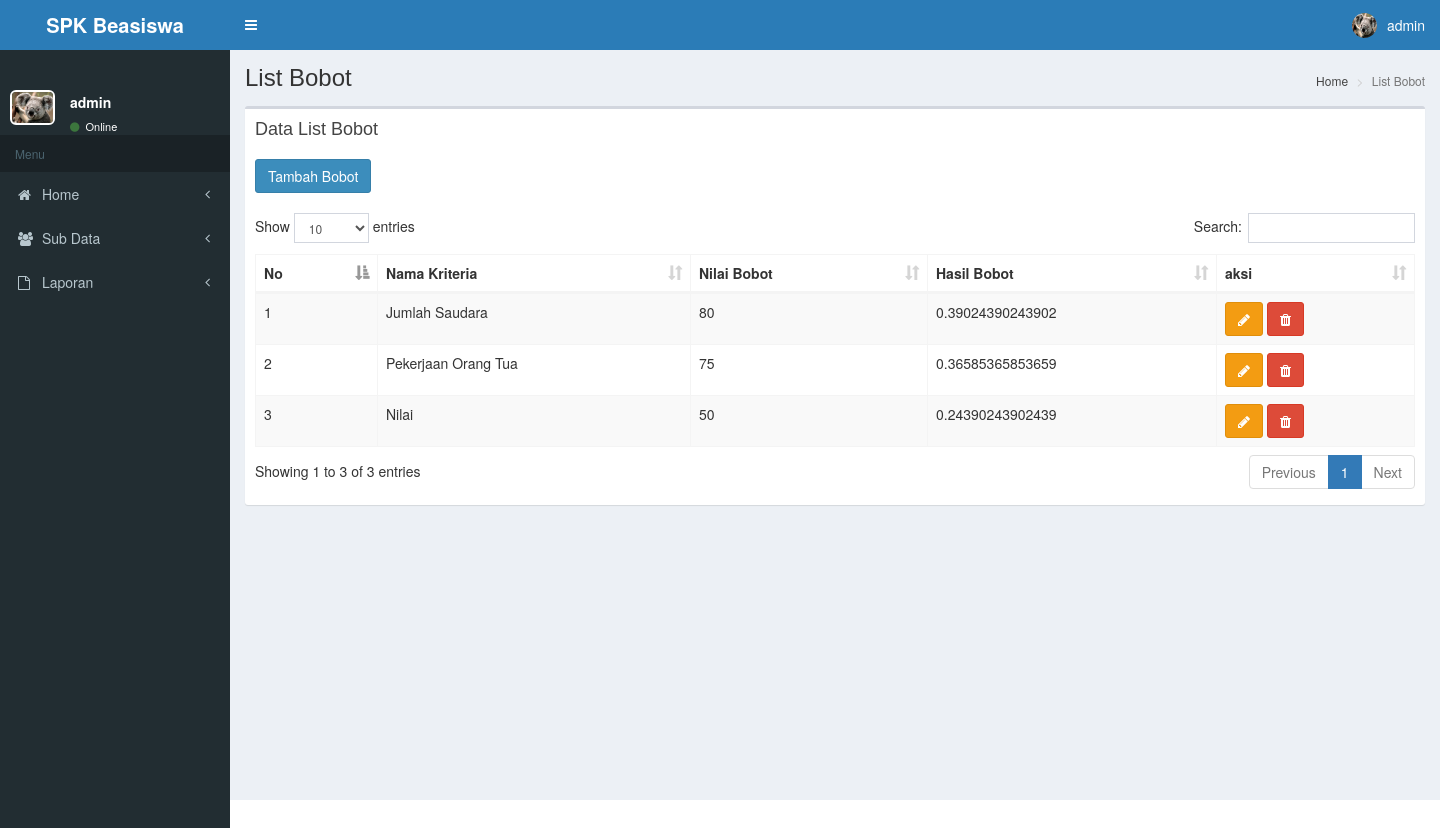
Before: /admin/admin.php?p=bobot (signed in) with the older database file.
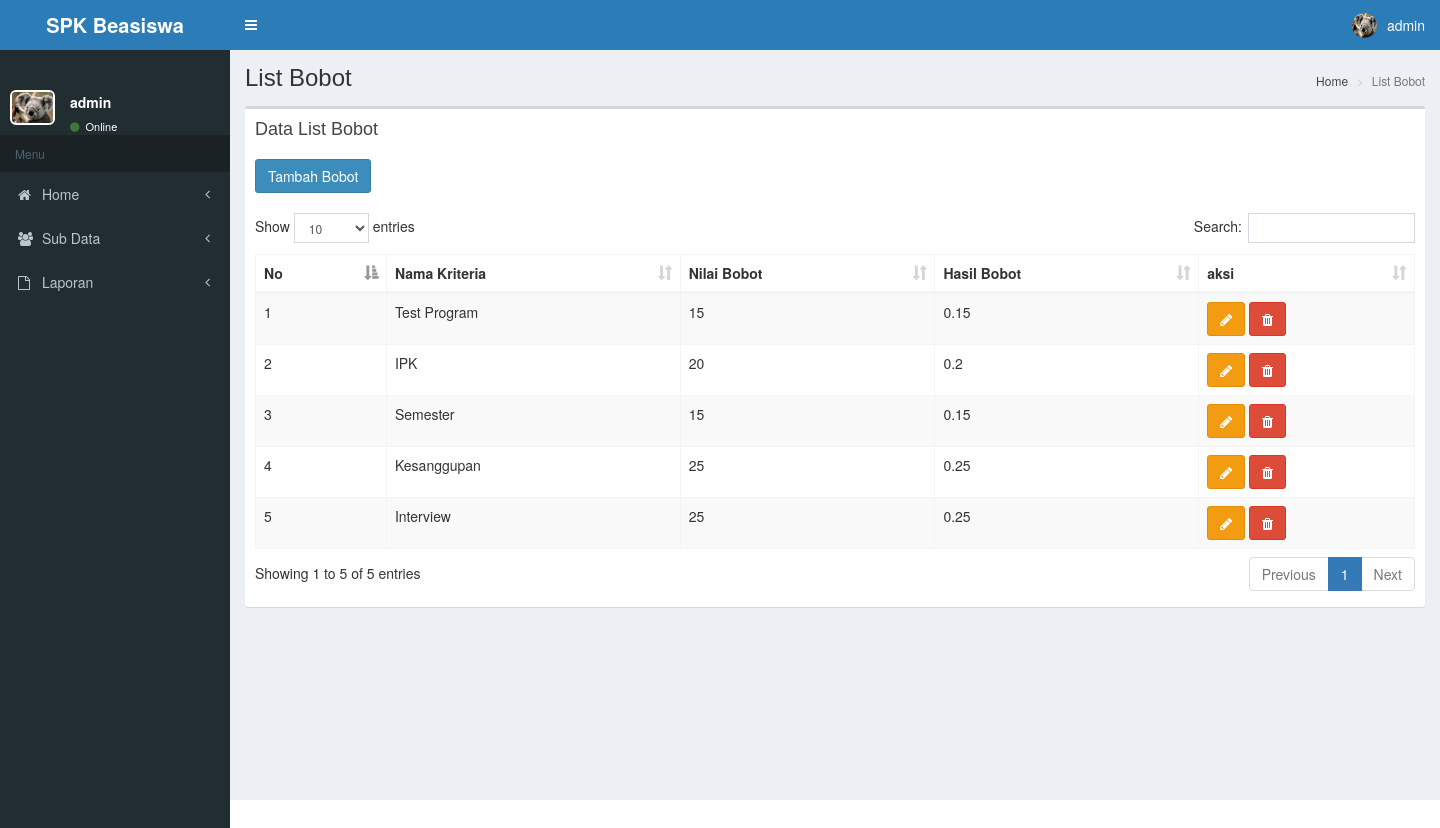
After: the same page with the newer database file.
### tables this page shows
CREATE TABLE `bobot_kriteria` (
  `id_kriteria` varchar(30) NOT NULL,
  `nilai_bobot` double NOT NULL,
  `hasil_bobot` double NOT NULL
);

CREATE TABLE `kriteria` (
  `id_kriteria` varchar(30) NOT NULL,
  `nama_kriteria` varchar(50) NOT NULL
);

### admin/pages/bobot.php (the view, shortened to what this page needs)
<div class="content-wrapper">
    <form action="" mothod="POST">
    <section class="content-header">
      <h1>
        List Bobot
      </h1>
      <ol class="breadcrumb">
        <li><a href="#"> Home</a></li>
        <li class="active">List Bobot </li>
      </ol>
    </section>
    <section class="content">
      <div class="row">
        <div class="col-xs-12">
          <div class="box">
            <div class="box-header">
              <h3 class="box-title">Data List Bobot </h3>
            </div>
            <div class="box-body">
            <a  href="admin.php?p=tambah-bobot" class="btn btn-primary">Tambah Bobot </a>
              <br>
              <br>
              <div class="table-responsive">
              <table id="example1" class="table table-bordered table-striped">
                <thead>
                  <tr>
                    <th>No</th>
                    <th>Nama Kriteria</th>
                    <th>Nilai Bobot</th>
                    <th>Hasil Bobot</th>
                    <th>aksi</th>
                  </tr>
                </thead>
                <tbody>
                   <?php
                   include './../koneksi/koneksi.php';
                  $no=0;
                  $cekbobot=mysqli_query($conn,"SELECT sum(nilai_bobot) as hasilbb FROM bobot_kriteria LIMIT 0,1");
                  $databobot=mysqli_fetch_array($cekbobot);
                  $totalbobot=$databobot['hasilbb'];
                $sql=mysqli_query($conn,"SELECT * FROM bobot_kriteria INNER JOIN kriteria ON bobot_kriteria.id_kriteria=kriteria.id_kriteria");
                while($q=mysqli_fetch_array($sql)){
                    $no++;
                 ?>
                  <tr>
                    <td><?php echo $no; ?></td>
                     <td><?php echo $q['nama_kriteria']; ?></td>
                    <td><?php echo $q['nilai_bobot']; ?></td>
                    <td>
                    <?php
                      $bobot=$q['nilai_bobot']/$totalbobot;
                    echo $bobot;
                    ?>
                    </td>
                      <td>
                     <a href="admin.php?p=edit-bobot&id=<?php echo $q['id_kriteria']; ?>" class="btn btn-warning"><i class="fa fa-pencil"></i></a>
                      <a href="pages/delet-bobot.php?id=<?php echo $q['id_kriteria']; ?>" onclick="return confirm('Yakin Mau DIhapus?')" class="btn btn-danger"><i class="fa fa-trash"></i></a>
                    </td>
                     </tr>
              <?php } ?>
                </tbody>
              </table>
              </form>
            </div>

Changed rows visible on the page:
changed bobot_kriteria: kriteria.nama_kriteria "Jumlah Saudara" → "Test Program"; nilai_bobot "80" → "15"; bobot "0.39024390243902" → "0.15"
changed bobot_kriteria: kriteria.nama_kriteria "Pekerjaan Orang Tua" → "IPK"; nilai_bobot "75" → "20"; bobot "0.36585365853659" → "0.2"
changed bobot_kriteria: kriteria.nama_kriteria "Nilai" → "Semester"; nilai_bobot "50" → "15"; bobot "0.24390243902439" → "0.15"
added bobot_kriteria: kriteria.nama_kriteria "Kesanggupan", nilai_bobot "25", bobot "0.25"
added bobot_kriteria: kriteria.nama_kriteria "Interview", nilai_bobot "25", bobot "0.25"
Other visible differences:
text written by a page script: "Show entries Search: Showing 1 to 3 of 3 entries Previous 1 Next" → "Show entries Search: Showing 1 to 5 of 5 entries Previous 1 Next"
